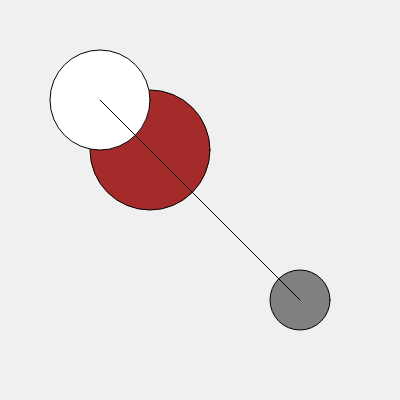
Frame 1 (no input)
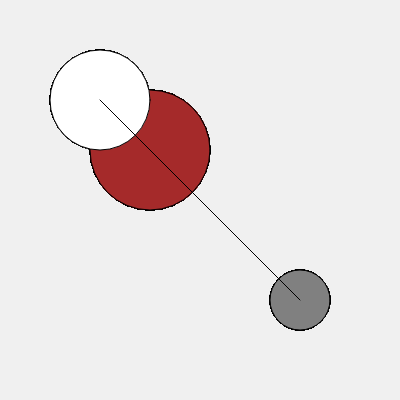
Frame 60 (no input)
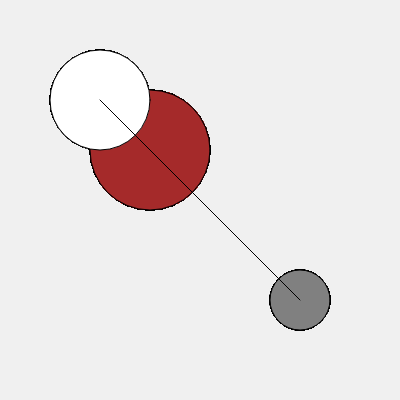
Frame 120 (the mouse pressed at the canvas centre since frame 60)

The p5.js sketch that drew these frames (run headless with seeded random() and noise() and a simulated clock; from frame 60 on, the mouse is pressed at the canvas centre):

// p5.js sketch
// ── sketch.js
function setup() {
  // put setup code here
  createCanvas(400,400);
  background(240,240,240);
}

function draw() {
  // put drawing code here
 

  fill("brown");
  circle(150,150,120,120);
  


  fill("white");
  circle(100,100,100,100);
  


  fill("grey");
  circle(300,300,60,60);

  line(100,100,300,300); 
  
}
